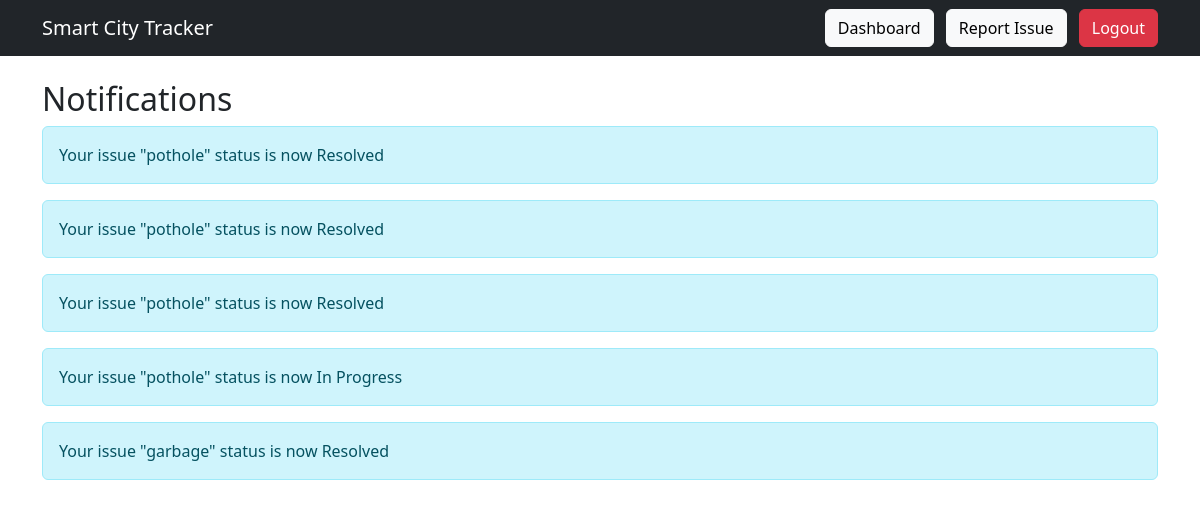
The app's page /notifications/ (signed in) with its own data.
### tracker/models.py (models this page shows, shortened)
class Notification(models.Model):
    user = models.ForeignKey(
        User,
        on_delete=models.CASCADE
    )
    message = models.CharField(
        max_length=255
    )
    created_at = models.DateTimeField(
        auto_now_add=True
    )
    is_read = models.BooleanField(
        default=False
    )

### tracker/views.py (the view)
@login_required
def notifications(request):
    notes = Notification.objects.filter(
        user=request.user
    ).order_by('-created_at')
    return render(
        request,
        'notifications.html',
        {'notes': notes}
    )

### tracker/templates/notifications.html (shortened to what this page needs)
<!DOCTYPE html>
<html lang="en">
<head>
</head>
<body>
{% extends 'base.html' %}
{% block content %}
<h2>Notifications</h2>
{% for n in notes %}
<div class="alert alert-info">
    {{ n.message }}
</div>
{% empty %}
<div class="alert alert-warning">
    No notifications.
</div>
{% endfor %}
{% endblock %}

### records on screen
Notification: message "Your issue \"pothole\" status is now Resolved"
Notification: message "Your issue \"pothole\" status is now Resolved"
Notification: message "Your issue \"pothole\" status is now Resolved"
Notification: message "Your issue \"pothole\" status is now In Progress"
Notification: message "Your issue \"garbage\" status is now Resolved"
